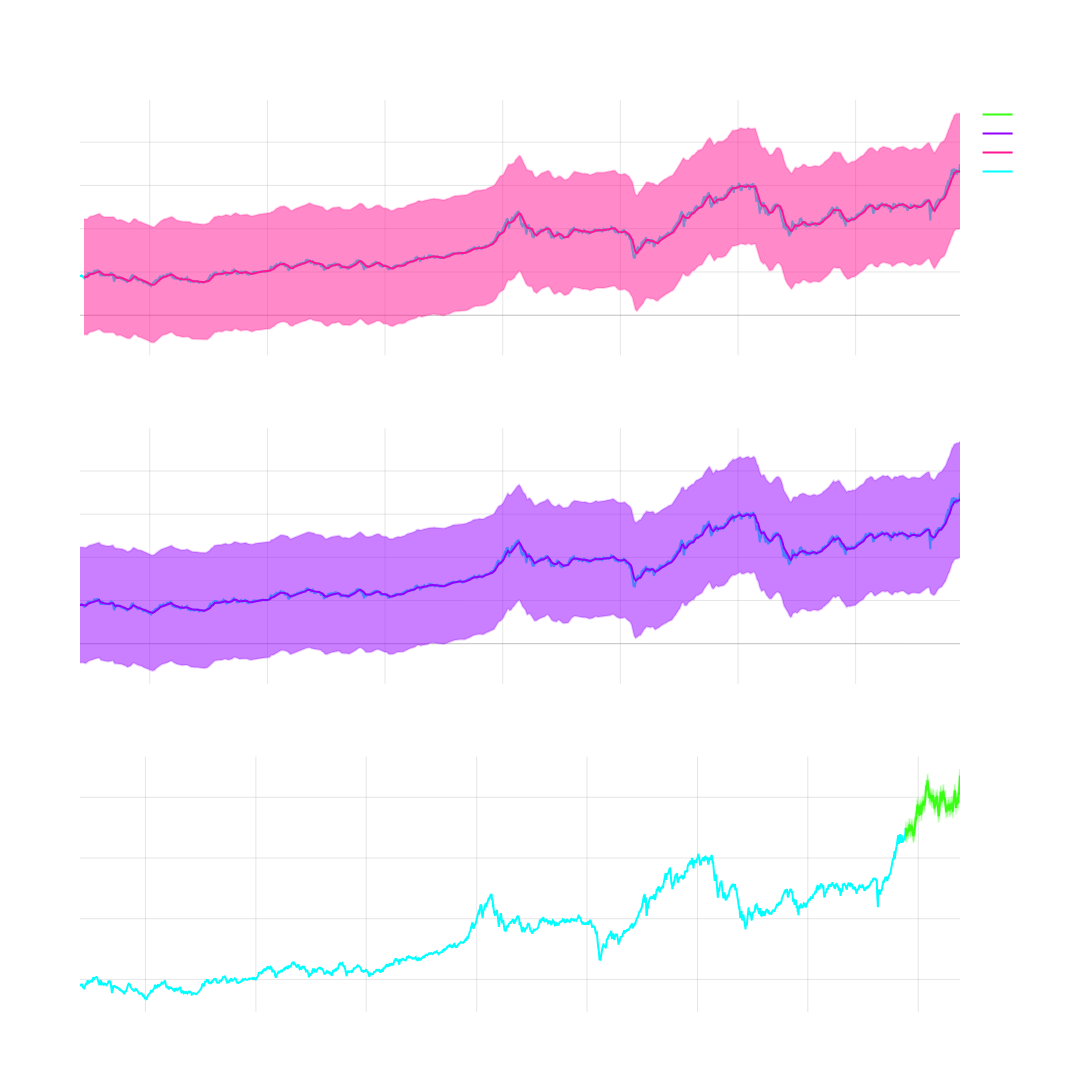

Here is the notebook cell this chart was saved with:
### Code cell
fig = make_subplots(
    rows=3, cols=1,
    subplot_titles=('Filtering', 'Smoothing', 'Forecasting'),
    vertical_spacing=0.08,
    row_heights=[0.33, 0.33, 0.33]
)

# ==============================================================
# 🌀 FILTERING: Moving Average
# ==============================================================
window = 20
filtered = np.convolve(df['close'], np.ones(window)/window, mode='valid')
filtered_df = pd.DataFrame(filtered, index=df.index[window-1:])
filtered_dates = filtered_df.index

filtered_std = np.std(filtered)
filtered_upper = filtered + 2*filtered_std
filtered_lower = filtered - 2*filtered_std

# Original Data
fig.add_trace(
    go.Scatter(x=df.index, y=df['close'], mode='lines', line=dict(color='rgba(0,255,255,1)'), name='Original'),
    row=1, col=1
)

# Filtered Line
fig.add_trace(
    go.Scatter(x=filtered_dates, y=filtered, mode='lines', line=dict(color='rgba(255,20,147,1)'), name='Filtered'),
    row=1, col=1
)

# Confidence Band
fig.add_trace(
    go.Scatter(x=filtered_dates, y=filtered_upper, mode='lines', line=dict(color='rgba(255,20,147,0.2)'), showlegend=False),
    row=1, col=1
)
fig.add_trace(
    go.Scatter(x=filtered_dates, y=filtered_lower, mode='lines', line=dict(color='rgba(255,20,147,0.2)'), fill='tonexty', showlegend=False),
    row=1, col=1
)

# 🌊 SMOOTHING: Exponential Smoothing
# ==============================================================
alpha = 0.1
smoothed = [df['close'][0]]
for i in range(1, len(df['close'])):
    smoothed.append(alpha * df['close'][i] + (1 - alpha) * smoothed[i-1])

smoothed_std = np.std(smoothed)
smoothed_std = np.std(smoothed)
smoothed_upper = np.array(smoothed) + 2*smoothed_std
smoothed_lower = np.array(smoothed) - 2*smoothed_std

fig.add_trace(
    go.Scatter(x=df.index, y=df['close'], mode='lines', line=dict(color='rgba(0,255,255,1)'), showlegend=False),
    row=2, col=1
)
fig.add_trace(
    go.Scatter(x=df.index, y=smoothed, mode='lines', line=dict(color='rgba(147,0,255,1)'), name='Smoothed'),
    row=2, col=1
)
fig.add_trace(
    go.Scatter(x=df.index, y=smoothed_upper, mode='lines', line=dict(color='rgba(147,0,255,0.2)'), showlegend=False),
    row=2, col=1
)
fig.add_trace(
    go.Scatter(x=df.index, y=smoothed_lower, mode='lines', line=dict(color='rgba(147,0,255,0.2)'), fill='tonexty', showlegend=False),
    row=2, col=1
)



# 🔮 FORECASTING: Simple Random Walk Projection
# ==============================================================
forecast_days = 360
last_price = df['close'].iloc[-1]
forecast = [last_price]
forecast_std_list = []
current_std = np.std(df['close'].iloc[-window:])

for _ in range(forecast_days-1):
    forecast.append(forecast[-1] * (1 + np.random.normal(0.0003, 0.01)))
    current_std *= 1.1
    forecast_std_list.append(current_std)

forecast_dates = [df.index[-1] + timedelta(days=i) for i in range(forecast_days)]

forecast_std = np.std(df['close'].iloc[-window:])
forecast_upper = np.array(forecast) + 2 * forecast_std
forecast_lower = np.array(forecast) - 2 * forecast_std

fig.add_trace(
    go.Scatter(x=df.index, y=df['close'], mode='lines', line=dict(color='rgba(0,255,255,1)'), showlegend=False),
    row=3, col=1
)
fig.add_trace(
    go.Scatter(x=forecast_dates, y=forecast, mode='lines', line=dict(color='rgba(57,255,20,1)'), name='Forecast'),
    row=3, col=1
)
fig.add_trace(
    go.Scatter(x=forecast_dates, y=forecast_upper, mode='lines', line=dict(color='rgba(57,255,20,0.2)'), showlegend=False),
    row=3, col=1
)
fig.add_trace(
    go.Scatter(x=forecast_dates, y=forecast_lower, mode='lines', line=dict(color='rgba(57,255,20,0.2)'), fill='tonexty', showlegend=False),
    row=3, col=1
)

# --------------------------------------------------------------
# 4️⃣ Layout settings
# --------------------------------------------------------------
fig.update_layout(
    width=1200,
    height=1200,
    title='Time Series Analysis on VNINDEX: Filtering, Smoothing, and Forecasting',
    showlegend=True,
    plot_bgcolor='rgba(0,0,0,0)',
    paper_bgcolor='rgba(0,0,0,0)',
    font=dict(color='white')
)

fig.update_xaxes(
    showgrid=True,
    gridcolor='rgba(128,128,128,0.2)',
    zeroline=True,
    zerolinewidth=1,
    zerolinecolor='rgba(128,128,128,0.5)'
)
fig.update_yaxes(
    showgrid=True,
    gridcolor='rgba(128,128,128,0.2)',
    zeroline=True,
    zerolinewidth=1,
    zerolinecolor='rgba(128,128,128,0.5)'
)

fig.show()

### Figure 1 — Plotly figure (JSON) as saved in the notebook; plotly's stock layout.template omitted (floating-point values rounded to 4 significant figures; data arrays with more than 128 entries replaced by an {"elided": "..."} marker saying what was removed)
{"data": [{"line": {"color": "rgba(0,255,255,1)"}, "mode": "lines", "name": "Original", "type": "scatter", "x": {"elided": "3735 str values"}, "xaxis": "x", "y": {"elided": "3735 float values"}, "yaxis": "y"}, {"line": {"color": "rgba(255,20,147,1)"}, "mode": "lines", "name": "Filtered", "type": "scatter", "x": {"elided": "3716 str values"}, "xaxis": "x", "y": {"elided": "3716 float values"}, "yaxis": "y"}, {"line": {"color": "rgba(255,20,147,0.2)"}, "mode": "lines", "showlegend": false, "type": "scatter", "x": {"elided": "3716 str values"}, "xaxis": "x", "y": {"elided": "3716 float values"}, "yaxis": "y"}, {"fill": "tonexty", "line": {"color": "rgba(255,20,147,0.2)"}, "mode": "lines", "showlegend": false, "type": "scatter", "x": {"elided": "3716 str values"}, "xaxis": "x", "y": {"elided": "3716 float values"}, "yaxis": "y"}, {"line": {"color": "rgba(0,255,255,1)"}, "mode": "lines", "showlegend": false, "type": "scatter", "x": {"elided": "3735 str values"}, "xaxis": "x2", "y": {"elided": "3735 float values"}, "yaxis": "y2"}, {"line": {"color": "rgba(147,0,255,1)"}, "mode": "lines", "name": "Smoothed", "type": "scatter", "x": {"elided": "3735 str values"}, "xaxis": "x2", "y": {"elided": "3735 float values"}, "yaxis": "y2"}, {"line": {"color": "rgba(147,0,255,0.2)"}, "mode": "lines", "showlegend": false, "type": "scatter", "x": {"elided": "3735 str values"}, "xaxis": "x2", "y": {"elided": "3735 float values"}, "yaxis": "y2"}, {"fill": "tonexty", "line": {"color": "rgba(147,0,255,0.2)"}, "mode": "lines", "showlegend": false, "type": "scatter", "x": {"elided": "3735 str values"}, "xaxis": "x2", "y": {"elided": "3735 float values"}, "yaxis": "y2"}, {"line": {"color": "rgba(0,255,255,1)"}, "mode": "lines", "showlegend": false, "type": "scatter", "x": {"elided": "3735 str values"}, "xaxis": "x3", "y": {"elided": "3735 float values"}, "yaxis": "y3"}, {"line": {"color": "rgba(57,255,20,1)"}, "mode": "lines", "name": "Forecast", "type": "scatter", "x": {"elided": "360 str values"}, "xaxis": "x3", "y": {"elided": "360 float values"}, "yaxis": "y3"}, {"line": {"color": "rgba(57,255,20,0.2)"}, "mode": "lines", "showlegend": false, "type": "scatter", "x": {"elided": "360 str values"}, "xaxis": "x3", "y": {"elided": "360 float values"}, "yaxis": "y3"}, {"fill": "tonexty", "line": {"color": "rgba(57,255,20,0.2)"}, "mode": "lines", "showlegend": false, "type": "scatter", "x": {"elided": "360 str values"}, "xaxis": "x3", "y": {"elided": "360 float values"}, "yaxis": "y3"}], "layout": {"annotations": [{"font": {"size": 16}, "showarrow": false, "text": "Filtering", "x": 0.5, "xanchor": "center", "xref": "paper", "y": 1, "yanchor": "bottom", "yref": "paper"}, {"font": {"size": 16}, "showarrow": false, "text": "Smoothing", "x": 0.5, "xanchor": "center", "xref": "paper", "y": 0.64, "yanchor": "bottom", "yref": "paper"}, {"font": {"size": 16}, "showarrow": false, "text": "Forecasting", "x": 0.5, "xanchor": "center", "xref": "paper", "y": 0.28, "yanchor": "bottom", "yref": "paper"}], "font": {"color": "white"}, "height": 1200, "paper_bgcolor": "rgba(0,0,0,0)", "plot_bgcolor": "rgba(0,0,0,0)", "showlegend": true, "title": {"text": "Time Series Analysis on VNINDEX: Filtering, Smoothing, and Forecasting"}, "width": 1200, "xaxis": {"anchor": "y", "domain": [0, 1], "gridcolor": "rgba(128,128,128,0.2)", "showgrid": true, "zeroline": true, "zerolinecolor": "rgba(128,128,128,0.5)", "zerolinewidth": 1}, "xaxis2": {"anchor": "y2", "domain": [0, 1], "gridcolor": "rgba(128,128,128,0.2)", "showgrid": true, "zeroline": true, "zerolinecolor": "rgba(128,128,128,0.5)", "zerolinewidth": 1}, "xaxis3": {"anchor": "y3", "domain": [0, 1], "gridcolor": "rgba(128,128,128,0.2)", "showgrid": true, "zeroline": true, "zerolinecolor": "rgba(128,128,128,0.5)", "zerolinewidth": 1}, "yaxis": {"anchor": "x", "domain": [0.72, 1], "gridcolor": "rgba(128,128,128,0.2)", "showgrid": true, "zeroline": true, "zerolinecolor": "rgba(128,128,128,0.5)", "zerolinewidth": 1}, "yaxis2": {"anchor": "x2", "domain": [0.36, 0.64], "gridcolor": "rgba(128,128,128,0.2)", "showgrid": true, "zeroline": true, "zerolinecolor": "rgba(128,128,128,0.5)", "zerolinewidth": 1}, "yaxis3": {"anchor": "x3", "domain": [0, 0.28], "gridcolor": "rgba(128,128,128,0.2)", "showgrid": true, "zeroline": true, "zerolinecolor": "rgba(128,128,128,0.5)", "zerolinewidth": 1}}}
